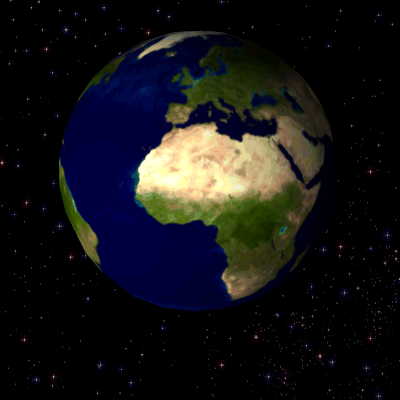
#> input picture coloracao_gif/mundo.gif, 400 x 400 px
$ python coloracao.py
#> lines starting #> are read from the running program, lines starting #| are printed output that depends on the picture
# -*- coding: utf-8 -*-
import numpy as np
import cv2
import colorsys
import imageio

def apply_palette(img, palette):
    img_gray = cv2.cvtColor(img, cv2.COLOR_BGR2GRAY)
    new = np.zeros((len(img_gray),len(img_gray[0]),3), np.uint8)
    for i in range(len(img_gray)):
        for j in range(len(img_gray[0])):
            new[i,j] = palette[img_gray[i,j],0]
    return new

def create_palette(hue):
    black_saturation      = np.linspace(255, 255, 128)
    black_intensity       = np.linspace(0, 255, 128)

    saturation_white      = np.linspace(255, 0, 128)
    intensity_white       = np.linspace(255, 255, 128)

    palette_hue           = np.linspace(hue, hue, 256)
    palette_saturation    = np.concatenate((black_saturation, saturation_white))
    palette_intensity     = np.concatenate((black_intensity, intensity_white))

    palette_hue           = np.tile(palette_hue.reshape((256,1)), 256)
    palette_saturation    = np.tile(palette_saturation.reshape((256,1)), 256)
    palette_intensity     = np.tile(palette_intensity.reshape((256,1)), 256)

    img = cv2.merge([palette_hue,palette_saturation,palette_intensity])
    img = np.uint8(img)

    return cv2.cvtColor(img, cv2.COLOR_HSV2BGR)

def colorization(gif_name, start_hue, end_hue):
#> called with gif_name = 'mundo.gif', start_hue = 20, end_hue = 180
    gif = imageio.mimread(gif_name)
#> gif = 44 items
    new_gif = []
    colors = np.linspace(start_hue, end_hue, len(gif))
#> colors = 44 values from 20 to 180
    for i in range(len(colors)):
        color = colors[i]
        frame = gif[i]
        new_gif.append(apply_palette(frame,create_palette(color)))
#> this loop made 44 passes
#> color on passes 1 to 12: 20, 23.72, 27.44, 31.16, 34.88, 38.6, 42.33, 46.05, 49.77, 53.49, 57.21, 60.93
#> pass 1, in create_palette, `palette_saturation    = np.tile(palette_saturation.reshape((256,1)), 2..`:
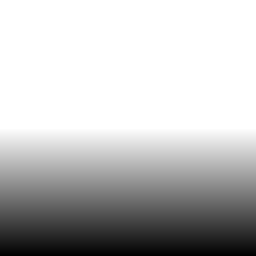
#> palette_saturation: shape (256, 256) float64; min 0, max 255, mean 191.2
#> pass 1, in create_palette, `palette_intensity     = np.tile(palette_intensity.reshape((256,1)), 256)`:
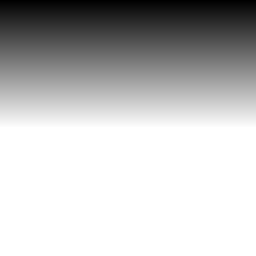
#> palette_intensity: shape (256, 256) float64; min 0, max 255, mean 191.2
#> pass 1, in create_palette, `img = cv2.merge([palette_hue,palette_saturation,palette_intensity])`:
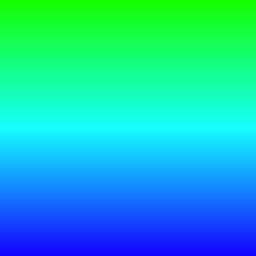
#> img: shape (256, 256, 3) float64; mean of channels 0, 1, 2 20, 191.2, 191.2; drawn as R, G, B
#> after the loop:
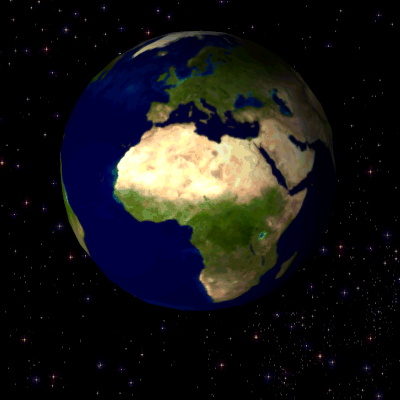
#> frame: shape (400, 400, 3); mean R, G, B 24.1, 23.7, 24
#> after the loop, new_gif = 44 items
    gif = imageio.mimwrite('colorization_{}'.format(img_name),new_gif,'gif')

if __name__ == "__main__":
    img_name = 'mundo.gif'
    colorization(img_name,20,180)
